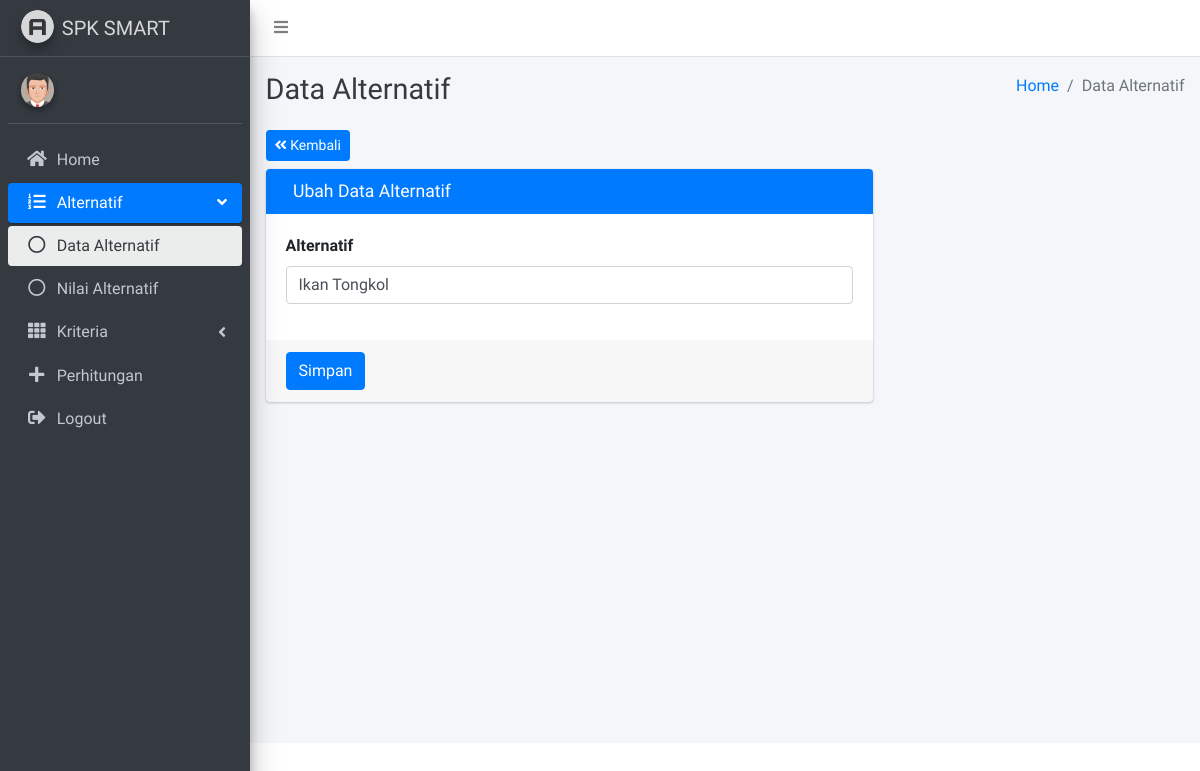
Page /data-alternatif.php?m=edit&id=27 (signed in) on the earlier database version.
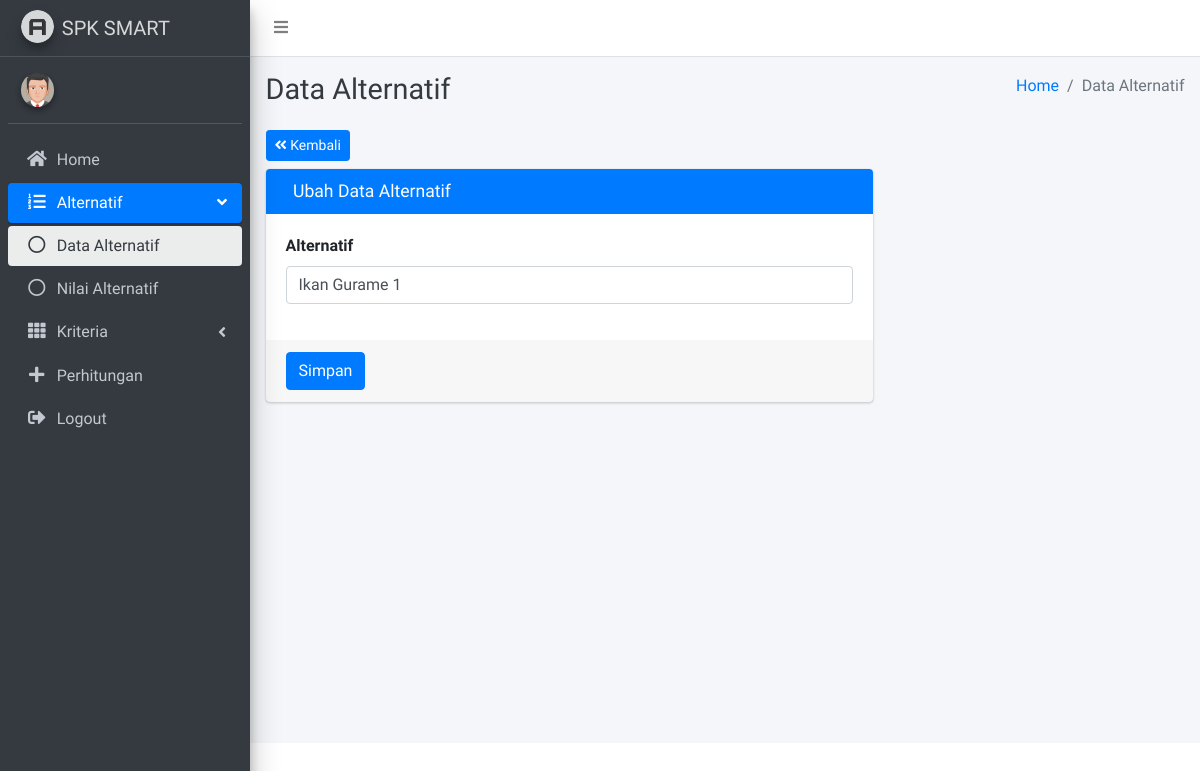
Same page on the later database version.
### tables this page shows
CREATE TABLE `alternatif` (
  `id_alternatif` int(11) NOT NULL,
  `nm_alternatif` varchar(20) DEFAULT NULL
);

### data-alternatif.php (called while the page is built)
<?php
include 'src/page/alternatif/data-alternatif/index.php';

### src/page/alternatif/data-alternatif/ubah-content.php (the view, shortened to what this page needs)
<?php
$id = $_GET['id'];
$row = mysqli_fetch_assoc(mysqli_query($conn,"SELECT * FROM alternatif WHERE id_alternatif = $id"));
?>
  <div class="content-wrapper">
    <div class="content-header">
      <div class="container-fluid">
        <div class="row mb-2">
          <div class="col-sm-6">
            <h1 class="m-0 text-dark"><?= $title; ?></h1>
          </div>
          <div class="col-sm-6">
            <ol class="breadcrumb float-sm-right">
              <li class="breadcrumb-item"><a href="index.php">Home</a></li>
              <li class="breadcrumb-item active"><?= $title; ?></li>
            </ol>
          </div>
        </div>
      </div>
    </div>
    <section class="content">
      <div class="container-fluid">
        <div class="row">
          <div class="col-8">
            <a href="data-alternatif.php" class="btn btn-primary btn-sm mb-2"><i class="fas fa-angle-double-left"></i> Kembali</a>
            <div class="card card-primary">
              <div class="card-header">
                <div class="col">
                  <h3 class="card-title">Ubah <?= $title ?> </h3>
                </div>
              </div>
              <form role="form" action="" method="POST">
                <div class="card-body">
                  <div class="form-group">
                    <label for="alternatif">Alternatif</label>
                    <input type="text" class="form-control" id="alternatif" name="alternatif" value="<?= $row['nm_alternatif'] ?>">
                  </div>
                </div>
                <div class="card-footer">
                  <button type="submit" class="btn btn-primary" name="simpan">Simpan</button>
                </div>
              </form>
            </div>
          </div>
        </div>
      </div>
    </section>
  </div>

Differences in the rows shown:
changed alternatif: alternatif "Ikan Tongkol" → "Ikan Gurame 1"
